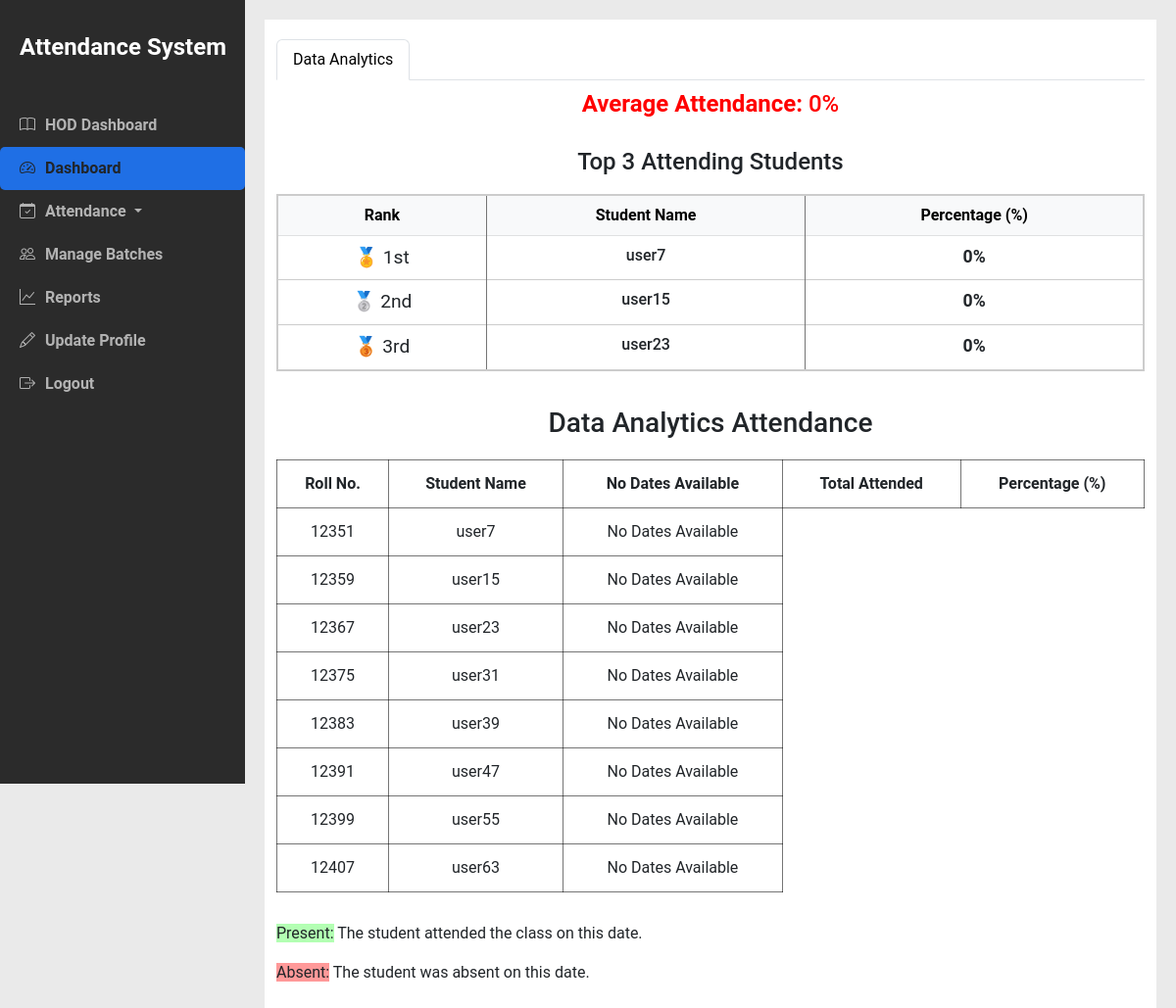
Screenshot of /teacher_dashboard (signed in) with the database file from the repository.
### myapp/models.py (models this page shows, shortened)
class Course(models.Model):
    code = models.CharField(max_length=10, unique=True, verbose_name="Course Code")
    name = models.CharField(max_length=100, verbose_name="Course Name")
    semester = models.ForeignKey('Semester', on_delete=models.CASCADE, related_name='course_list', verbose_name="Semester",blank=True, null=True)  # Change related_name
    is_lab = models.BooleanField(default=False, verbose_name="Is Lab")
    class Meta:
        indexes = [
            models.Index(fields=['code']),
            models.Index(fields=['name']),
        ]

class Student(models.Model):
    user = models.OneToOneField(User, on_delete=models.CASCADE)
    student_id = models.CharField(max_length=20, unique=True, verbose_name="Student ID")
    roll_number = models.CharField(max_length=10, unique=True, null=True, blank=True, verbose_name="Roll Number")
    semester = models.ForeignKey(Semester, on_delete=models.SET_NULL, null=True, blank=True, related_name='students', verbose_name="Semester")
    mobile_no = models.CharField(max_length=15, blank=True, null=True, verbose_name="Mobile Number")
    email = models.EmailField(blank=True, null=True, verbose_name="Email")
    address = models.TextField(blank=True, null=True, verbose_name="Address")
    lab_batch = models.ForeignKey(LabsBatches, on_delete=models.SET_NULL, null=True, blank=True, verbose_name="Lab Batch")
    batches = models.JSONField(verbose_name="Batches for Labs", blank=True, null=True, default=dict)  # Default to empty dict
    class Meta:
        indexes = [
            models.Index(fields=['student_id']),
            models.Index(fields=['roll_number']),
            models.Index(fields=['email']),
        ]

### myapp/teacherViews.py (the view, shortened to what this page needs)
# urls.py: path('teacher_dashboard',teacherViews.Subject_Attendance_Details,name='Teacher_dashboard'),
def Subject_Attendance_Details(request):
    teacher = get_object_or_404(Teacher, user=request.user)
    courses = teacher.assigned_courses.all()
    course_data = []
    attendance_data = {}  # Initialize a dictionary to hold attendance data for each course
    for course in courses:
        semester = course.semester
        students_in_semester = Student.objects.filter(semester=semester).distinct()
        sample_student = students_in_semester.first()
        if sample_student:
            attendance_records = Attendance.objects.filter(course=course, student=sample_student).values('date', 'count').order_by('date')
            attendance_data[course.name] = []
            for record in attendance_records:
                attendance_data[course.name].append({
                    'date': record['date'],
                    'count': record['count']
                })
            student_data = []
            total_attended_sum = 0  # To sum total attended counts for average calculation
            student_count = 0  # To count the number of students
            for student in students_in_semester:
                total_attended = 0
                total_classes = len(attendance_data[course.name])
                attendance_records = []
                percentage = (total_attended / total_classes) * 100 if total_classes > 0 else 0
                student_data.append({
                    'student': student,
                    'attendance': attendance_records,
                    'total_attended': total_attended,
                    'percentage': round(percentage, 2),  # Round the percentage to 2 decimal places
                })
                total_attended_sum += total_attended
                student_count += 1
            average_attendance = (total_attended_sum / (student_count * total_classes)) * 100 if student_count > 0 and total_classes > 0 else 0
            top_students = sorted(student_data, key=lambda x: x['percentage'], reverse=True)[:3]
            course_data.append({
                'course': course,
                'semester': semester,
                'students': student_data,
                'average_attendance': round(average_attendance, 2),  # Store the average attendance percentage
                'top_students': top_students,  # Add top students to course_data
            })
    return render(request, 'teachertemplates/Subject_Attedance_Details.html', {
        'teacher': teacher,
        'course_data': course_data,
        'attendance_data': attendance_data
    })

### myapp/templatetags/custom_filters.py (called while the page is built)
@register.filter
def get_item(dictionary, key):
    return dictionary.get(key)

### templates/teachertemplates/Subject_Attedance_Details.html (shortened to what this page needs)
<!DOCTYPE html>
<html lang="en">
<head>
    <link href="https://cdn.jsdelivr.net/npm/bootstrap@5.3.0-alpha1/dist/css/bootstrap.min.css" rel="stylesheet">
</head>
<body>
    {% load custom_filters %}
    {% include 'teachertemplates/navbar.html' %}
    <div class="content">
        <div class="container" style="background-color: #ffffff;">
            <ul class="nav nav-tabs" id="courseTab" role="tablist">
                {% for course in course_data %}
                <li class="nav-item" role="presentation">
                    <button class="nav-link {% if forloop.first %}active{% endif %}" id="tab-{{ forloop.counter }}" data-bs-toggle="tab" data-bs-target="#content-{{ forloop.counter }}" type="button" role="tab" aria-controls="content-{{ forloop.counter }}" aria-selected="true">
                        {{ course.course.name }}
                    </button>
                </li>
                {% endfor %}
            </ul>
            <div class="tab-content" id="courseTabContent">
                {% for course in course_data %}
                <div class="tab-pane fade {% if forloop.first %}show active{% endif %}" id="content-{{ forloop.counter }}" role="tabpanel" aria-labelledby="tab-{{ forloop.counter }}">
                    <h2 class="average-attendance {% if course.average_attendance >= 60 %}above-threshold{% else %}below-threshold{% endif %}">
                        <b>Average Attendance:</b> {{ course.average_attendance }}%
                    </h2>
                    <h4 style="text-align: center; margin-top: 30px;">Top 3 Attending Students</h4>
                    <div class="table-responsive">
                        <table class="table table-hover table-bordered" style="margin-top: 10px; border: 2px solid #ccc;">
                            <thead class="table-light">
                                <tr style="background-color: #f9f9f9;">
                                    <th style="text-align: center; font-weight: bold;">Rank</th>
                                    <th style="text-align: center; font-weight: bold;">Student Name</th>
                                    <th style="text-align: center; font-weight: bold;">Percentage (%)</th>
                                </tr>
                            </thead>
                            <tbody>
                                {% for top_student in course.top_students %}
                                <tr {% if forloop.first %} style="background-color: #d4edda;" {% endif %}>
                                    <td style="text-align: center; font-size: 1.2rem;">
                                        {% if forloop.first %}
                                            🏅 1st
                                        {% elif forloop.counter == 2 %}
                                            🥈 2nd
                                        {% elif forloop.counter == 3 %}
                                            🥉 3rd
                                        {% endif %}
                                    </td>
                                    <td style="text-align: center; font-weight: 500;">
                                        {{ top_student.student.user.username }}
                                    </td>
                                    <td style="text-align: center; font-weight: bold; font-size: 1.1rem;">
                                        {{ top_student.percentage }}%
                                    </td>
                                </tr>
                                {% endfor %}
                            </tbody>
                        </table>
                    </div>
                    <h3 style="margin: 20px 0px;text-align: center;">{{ course.course.name }} Attendance</h3>
                    <div class="table-container">
                        <table>
                            <thead>
                                <tr>
                                    <th>Roll No.</th>
                                    <th>Student Name</th>
                                    {% if attendance_data|get_item:course.course.name %}
                                        {% for date in attendance_data|get_item:course.course.name %}
                                            <th class="date-cell">{{ date.date }}</th>
                                        {% endfor %}
                                    {% else %}
                                        <th>No Dates Available</th>
                                    {% endif %}
                                    <th>Total Attended</th>
                                    <th>Percentage (%)</th>
                                </tr>
                            </thead>
                            <tbody>
                                {% for student in course.students %}
                                <tr>
                                    <td>{{ student.student.roll_number}}</td>
                                    <td>{{ student.student.user.username }}</td>
                                    {% if attendance_data|get_item:course.course.name %}
                                        {% for record in student.attendance %}
                                            <td class="{% if record.present %}present{% else %}absent{% endif %}">
                                                <span>{% if record.present %}P{% else %}A{% endif %}</span>
                                            </td>
                                        {% endfor %}
                                        <td>{{ student.total_attended }}</td>
                                        <td>{{ student.percentage }}</td>
                                    {% else %}
                                        <td colspan="{{ attendance_data|get_item:course.course.name|length }}">No Dates Available</td>
                                    {% endif %}
                                </tr>
                                {% endfor %}
                            </tbody>
                        </table>
                    </div>
                </div>
                {% endfor %}
            </div>
            <p><span class="present">Present:</span> The student attended the class on this date.</p>
            <p><span class="absent">Absent:</span> The student was absent on this date.</p>
        </div>
    </div>
</body>
</html>

### templates/teachertemplates/Subject_Attedance_Details.html (style rules this page uses)
body { font-family: Arial, sans-serif; margin: 0; padding: 0; background-color: #f4f4f4; }
.container { width: 90%; margin: auto; padding: 20px; }
.table-container { overflow-x: auto; margin-bottom: 30px; }
table { width: 100%; border-collapse: collapse; }
table th, table td { border: 1px solid #0202028b; padding: 12px; text-align: center; }
table th { background-color: #ffffff; position: sticky; top: 0; z-index: 1; }
.present { background-color: #b3ffb3; }
.absent { background-color: #ff9999; }
.average-attendance { text-align: center; margin: 10px 0; font-size: 1.5rem; }
.below-threshold { color: red; }

### templates/teachertemplates/navbar.html (style rules this page uses)
body { font-family: "Roboto", sans-serif; display: flex; height: 100vh; margin: 0; background-color: #eaeaea; }
.content { margin-left: 250px; padding: 20px; width: 100%; }

### rows the page displays
Course: course.name "Data Analytics", average_attendance "0", shows "No Dates Available"
Student: shows "🏅 1st", student.user.username "user7", percentage "0", student.roll_number "12351"
Student: shows "🥈 2nd", student.user.username "user15", percentage "0", student.roll_number "12359"
Student: shows "🥉 3rd", student.user.username "user23", percentage "0", student.roll_number "12367"
Student: student.roll_number "12375", student.user.username "user31"
Student: student.roll_number "12383", student.user.username "user39"
Student: student.roll_number "12391", student.user.username "user47"
Student: student.roll_number "12399", student.user.username "user55"
Student: student.roll_number "12407", student.user.username "user63"
